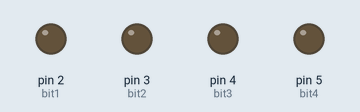
Simulated run of this sketch. Board: Arduino Uno, built with avr-gcc and run on an emulated ATmega328P. Shown: output pins drawn as LEDs (lit = HIGH).

Above: at 0.5 s.
At 1.5 s:
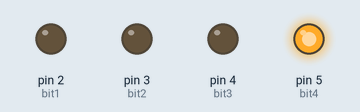
At 3.5 s:
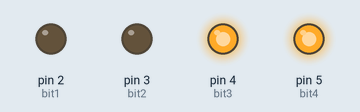
At 6.5 s:
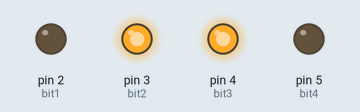
At 9.5 s:
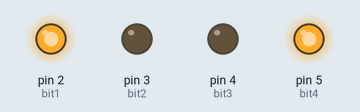
At 13.5 s:
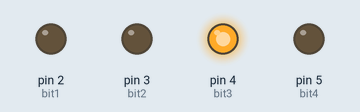
Timing chart, 0 to 14.3 s (numbered marks = the images above):
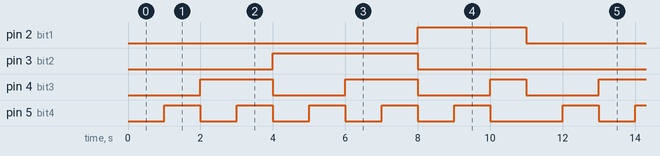

The sketch:

binary_blinking_led.ino
```cpp
//LED Pins
int bit1 = 2;
int bit2 = 3;
int bit3 = 4;
int bit4 = 5;

//Delay Timer
int timer = 1000;

void setup ()
{
   pinMode(bit1, OUTPUT);
   pinMode(bit2, OUTPUT);
   pinMode(bit3, OUTPUT);
   pinMode(bit4, OUTPUT);
}

void loop ()
{
  //0
  digitalWrite(bit1, LOW);
  digitalWrite(bit2, LOW);
  digitalWrite(bit3, LOW);
  digitalWrite(bit4, LOW);
  delay(timer);

  //1
  digitalWrite(bit1, LOW);
  digitalWrite(bit2, LOW);
  digitalWrite(bit3, LOW);
  digitalWrite(bit4, HIGH);
  delay(timer);

  //2
  digitalWrite(bit1, LOW);
  digitalWrite(bit2, LOW);
  digitalWrite(bit3, HIGH);
  digitalWrite(bit4, LOW);
  delay(timer);

  //3
  digitalWrite(bit1, LOW);
  digitalWrite(bit2, LOW);
  digitalWrite(bit3, HIGH);
  digitalWrite(bit4, HIGH);
  delay(timer);

  //4
  digitalWrite(bit1, LOW);
  digitalWrite(bit2, HIGH);
  digitalWrite(bit3, LOW);
  digitalWrite(bit4, LOW);
  delay(timer);

  //5
  digitalWrite(bit1, LOW);
  digitalWrite(bit2, HIGH);
  digitalWrite(bit3, LOW);
  digitalWrite(bit4, HIGH);
  delay(timer);

  //6
  digitalWrite(bit1, LOW);
  digitalWrite(bit2, HIGH);
  digitalWrite(bit3, HIGH);
  digitalWrite(bit4, LOW);
  delay(timer);

  //7
  digitalWrite(bit1, LOW);
  digitalWrite(bit2, HIGH);
  digitalWrite(bit3, HIGH);
  digitalWrite(bit4, HIGH);
  delay(timer);

  //8
  digitalWrite(bit1, HIGH);
  digitalWrite(bit2, LOW);
  digitalWrite(bit3, LOW);
  digitalWrite(bit4, LOW);
  delay(timer);

  //9
  digitalWrite(bit1, HIGH);
  digitalWrite(bit2, LOW);
  digitalWrite(bit3, LOW);
  digitalWrite(bit4, HIGH);
  delay(timer);

  //10
  digitalWrite(bit1, HIGH);
  digitalWrite(bit2, LOW);
  digitalWrite(bit3, HIGH);
  digitalWrite(bit4, LOW);
  delay(timer);
}
```

Measured:
- by itself, pin 2 (bit1): alternates HIGH for 3.0 s and LOW for 8.0 s
- by itself, pin 3 (bit2): alternates HIGH for 4.0 s and LOW for 7.0 s
- by itself, pin 4 (bit3): repeats every 11.0 s: LOW 2.0 s, HIGH 2.0 s, LOW 2.0 s, HIGH 1.0 s, LOW 2.0 s, HIGH 2.0 s
- by itself, pin 5 (bit4): repeats every 11.0 s: 4 × (LOW 1.0 s, HIGH 1.0 s), LOW 2.0 s, HIGH 1.0 s
